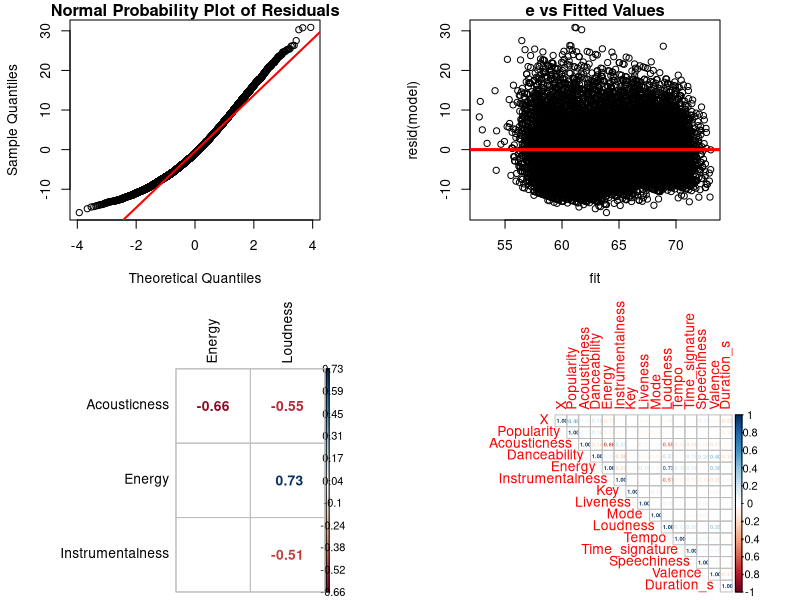
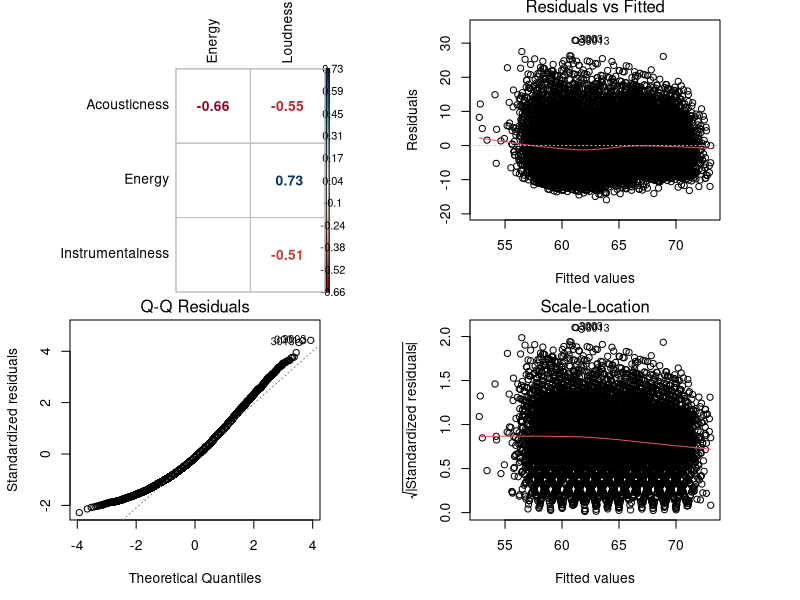
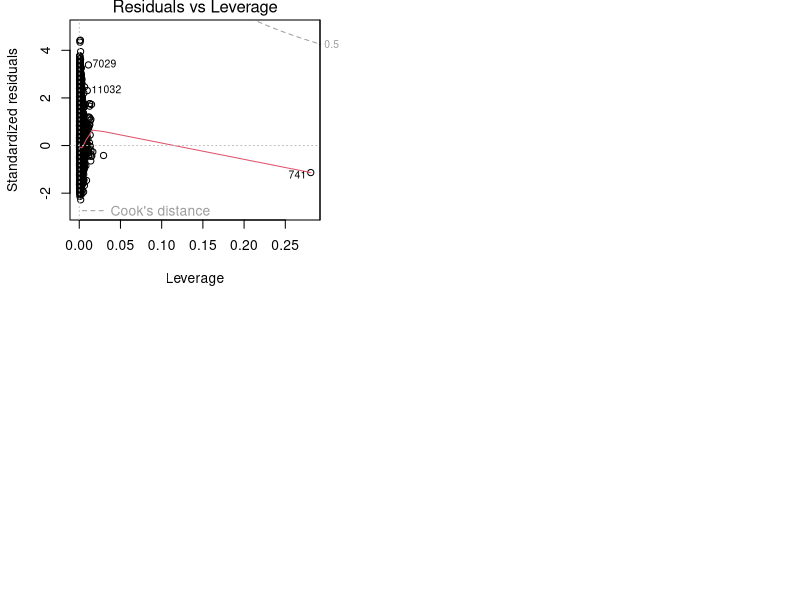

Write R code to recreate these figures, in order.
## ---- chunk 1
knitr::opts_chunk$set(echo = TRUE)
## ---- chunk 2
#install.packages("broom")
#install.packages("GGally")
library(tidyverse)
library(broom)
library(GGally)
library()
input = read.csv("finalData.csv",header=TRUE)
input <- na.omit(input)
input$Duration_s <- input$Duration_ms/1000
input = input[,-c(2,6)]
model = lm(Popularity~., data = input)
## ---- chunk 3
#We need to check for normality using adtest
library(lmtest)
#Check independence assumption
## ---- chunk 4
dwtest(model, alternative = "two.sided")
## ---- chunk 5
library(nortest)

# Original Model
model = lm(Popularity~., data = input)
ad.test(resid(model))

# Square Root Model
model_1 = lm(sqrt(Popularity) ~., data = input)
ad.test(resid(model_1))

# Quartic Root Model
model_2 = lm(Popularity^(0.25) ~., data = input)
ad.test(resid(model_2))

# Natural log Model
model_3 = lm(log(Popularity) ~., data = input)
ad.test(resid(model_3))

# 1/y Model
model_4 = lm((1/Popularity) ~., data = input)
ad.test(resid(model_4))

# y^2 Model
model_5 = lm(Popularity^2 ~., data = input)
ad.test(resid(model_5))

# y^2 Model
model_5 = lm(Popularity^2 ~., data = input)
ad.test(resid(model_5))
## ---- chunk 6
# Original Model
# Normal Probability Plots
par(mfrow = c(2,2) , mai = c(0.8,0.7, 0.2, 0.8))
qqnorm(resid(model), main = "Normal Probability Plot of Residuals")
qqline(resid(model), col = "red", lwd=2)

# Residual Plots of e vs fitted values
fit = fitted(model)

# e vs Fitted Values
plot(fit, resid(model), main = "e vs Fitted Values")
abline(0, 0, col="red", lwd=3)
## ---- chunk 7
library('corrplot')
#correlation = cor(input[,-1])
correlation = cor(input)
## ---- chunk 8
  data = input
  sig=0.5
  #convert data to numeric in order to run correlations
  #convert to factor first to keep the integrity of the data - each value will become a number rather than turn into NA
  df_cor <- data %>% mutate_if(is.character, as.factor)
  df_cor <- df_cor %>% mutate_if(is.factor, as.numeric)
  #run a correlation and drop the insignificant ones
  corr <- cor(df_cor)
  #prepare to drop duplicates and correlations of 1     
  corr[lower.tri(corr,diag=TRUE)] <- NA 
  #drop perfect correlations
  corr[corr == 1] <- NA 
  #turn into a 3-column table
  corr <- as.data.frame(as.table(corr))
  #remove the NA values from above 
  corr <- na.omit(corr) 
  #select significant values  
  corr <- subset(corr, abs(Freq) > sig) 
  #sort by highest correlation
  corr <- corr[order(-abs(corr$Freq)),] 
  #turn corr back into matrix in order to plot with corrplot
  mtx_corr <- reshape2::acast(corr, Var1~Var2, value.var="Freq")
  
  #plot correlations visually
  corrplot(mtx_corr, is.corr=FALSE, tl.col="black", na.label=" ", method = "number")
## ---- chunk 9
corrplot(correlation,method = "number", type = "upper", number.cex = 0.4)
corrplot(mtx_corr, is.corr=FALSE, tl.col="black", na.label=" ", method = "number")
## ---- chunk 10
#Any VIF > 10?
library(car)
## ---- chunk 11
vif(model)
#Mean >> 1?
meanVIF = mean(vif(model))
## ---- chunk 12
#Outlier with respect to x
attach(input)
k = 13
n = length(Popularity)
LV_cutoff = 2*(k+1)/n
Hat_i = hatvalues(model)
x_outlier = Hat_i[Hat_i>LV_cutoff]

#Some evidence outlier with respect to y
#studentized residual
library(MASS)
StudResid = stdres(model)
some_evidence_y_outliers = StudResid[abs(StudResid)>2]

#Strong evidence y outlier
#Studentized deleted residual
SDR = rstudent(model)
print(n)
print(k)
t0.005 = qt(0.995, n-k-2)
strong_evidence_y_outliers = SDR[abs(SDR)>t0.005]
length(x_outlier)/n
length(some_evidence_y_outliers)/n
length(strong_evidence_y_outliers)/n
## ---- chunk 13
CooksD = cooks.distance(model)
F0.5 = qf(0.5, k+1, n-k-1)
F0.8 = qf(0.2, k+1, n-k-1)
#Influential
influential = CooksD[CooksD>F0.5]
inbetween = CooksD[CooksD<F0.5 & CooksD>F0.8]
noninfluential = CooksD[CooksD<F0.8]
plot(model)
## ---- chunk 14
fullLM <-lm(Popularity~.,data = input)
minLM <- lm(Popularity~1., data = input)
stepBackward = step(fullLM, direction = 'backward')
stepForward = step(minLM,list(upper = fullLM),direction = 'forward')
## ---- chunk 15
library(leaps)
model_all <-regsubsets(Popularity~., data=input ,nbest =1, nvmax=13)
summary_all = summary(model_all)
k = as.numeric(rownames(summary_all$which))
n = model_all$nn
s = round(sqrt(summary_all$rss/(n-(k+1))),digit = 2)
Cp = round(summary_all$cp, digit = 1)
Rsq = round(summary_all$rsq*100,digit = 1)
ARsq = round(summary_all$adjr2*100,digit = 1)
SSE = summary_all$rss
SSTO = sum((Popularity-mean(Popularity))^2)
aic = round(2*(k+1)+n*log(SSE/n),digits = 2)
SSE = round(SSE,digits = 2)
all_matrix = cbind(Rsq,ARsq,Cp,s,SSE,aic,summary_all$outmat)
summary(model)
all_matrix
summary(model)
reduced_model = lm(Popularity~. - Time_signature - Speechiness - Instrumentalness, data = input)
summary(reduced_model)
## ---- chunk 16
summary(model)
summary(reduced_model)
